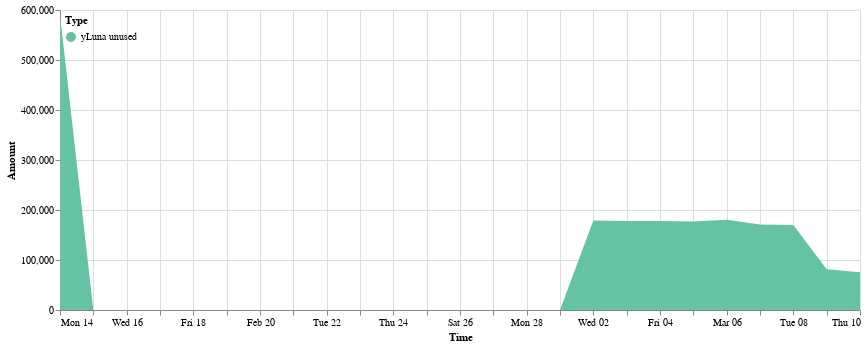

Notebook code cell kept with this figure:
### Code cell
cp.get_yluna_time_area_chart(dp.y_unused, 
               alt.Scale(scheme='set2'),
               min_date = dp.y_unused.Time.min(),
               max_date = dp.y_unused.Time.max(),
               top_padding = 10000
        ).properties(width=800).configure_view(strokeOpacity=0)

### Figure 1 — Vega-Lite specification as saved in the notebook (floating-point values rounded to 4 significant figures)
{"config": {"view": {"continuousWidth": 400, "continuousHeight": 300, "strokeOpacity": 0}}, "data": {"name": "data-d8100fd1980efe6a77b61198a05aea65"}, "mark": "area", "encoding": {"color": {"field": "Type", "legend": {"direction": "vertical", "legendY": 0, "orient": "none", "padding": 5}, "scale": {"scheme": "set2"}, "type": "nominal"}, "tooltip": [{"field": "Time", "format": "%Y-%m-%d", "type": "temporal"}, {"field": "Type", "type": "nominal"}, {"field": "Amount (millions)", "type": "nominal"}], "x": {"field": "Time", "scale": {"domain": ["2022-02-14", "2022-03-10"]}, "type": "temporal"}, "y": {"field": "Amount", "scale": {"domain": [0, 600900.0]}, "type": "quantitative"}}, "width": 800, "$schema": "https://vega.github.io/schema/vega-lite/v4.17.0.json", "datasets": {"data-d8100fd1980efe6a77b61198a05aea65": [{"Time": "2022-02-14", "Amount signed": 886900.0, "Amount": 590900.0, "Type": "yLuna unused", "Amount (millions)": "0.59M"}, {"Time": "2022-02-15", "Amount signed": 203500.0, "Amount": 0.0, "Type": "yLuna unused", "Amount (millions)": "0.0M"}, {"Time": "2022-02-16", "Amount signed": 34800.0, "Amount": 0.0, "Type": "yLuna unused", "Amount (millions)": "0.0M"}, {"Time": "2022-02-17", "Amount signed": 390200.0, "Amount": 0.0, "Type": "yLuna unused", "Amount (millions)": "0.0M"}, {"Time": "2022-02-18", "Amount signed": 18930.0, "Amount": 0.0, "Type": "yLuna unused", "Amount (millions)": "0.0M"}, {"Time": "2022-02-19", "Amount signed": 8557.0, "Amount": 0.0, "Type": "yLuna unused", "Amount (millions)": "0.0M"}, {"Time": "2022-02-20", "Amount signed": 4740.0, "Amount": 0.0, "Type": "yLuna unused", "Amount (millions)": "0.0M"}, {"Time": "2022-02-21", "Amount signed": -6418.0, "Amount": 0.0, "Type": "yLuna unused", "Amount (millions)": "0.0M"}, {"Time": "2022-02-22", "Amount signed": 1663.0, "Amount": 0.0, "Type": "yLuna unused", "Amount (millions)": "0.0M"}, {"Time": "2022-02-23", "Amount signed": 4500.0, "Amount": 0.0, "Type": "yLuna unused", "Amount (millions)": "0.0M"}, {"Time": "2022-02-24", "Amount signed": -342.0, "Amount": 0.0, "Type": "yLuna unused", "Amount (millions)": "0.0M"}, {"Time": "2022-02-25", "Amount signed": 4035.0, "Amount": 0.0, "Type": "yLuna unused", "Amount (millions)": "0.0M"}, {"Time": "2022-02-26", "Amount signed": 32360.0, "Amount": 0.0, "Type": "yLuna unused", "Amount (millions)": "0.0M"}, {"Time": "2022-02-27", "Amount signed": 478.2, "Amount": 0.0, "Type": "yLuna unused", "Amount (millions)": "0.0M"}, {"Time": "2022-02-28", "Amount signed": -1118.0, "Amount": 0.0, "Type": "yLuna unused", "Amount (millions)": "0.0M"}, {"Time": "2022-03-01", "Amount signed": -789.2, "Amount": 0.0, "Type": "yLuna unused", "Amount (millions)": "0.0M"}, {"Time": "2022-03-02", "Amount signed": 200900.0, "Amount": 179100.0, "Type": "yLuna unused", "Amount (millions)": "0.18M"}, {"Time": "2022-03-03", "Amount signed": 597.3, "Amount": 178300.0, "Type": "yLuna unused", "Amount (millions)": "0.18M"}, {"Time": "2022-03-04", "Amount signed": 2053.0, "Amount": 178400.0, "Type": "yLuna unused", "Amount (millions)": "0.18M"}, {"Time": "2022-03-05", "Amount signed": 7005.0, "Amount": 177300.0, "Type": "yLuna unused", "Amount (millions)": "0.18M"}, {"Time": "2022-03-06", "Amount signed": 33240.0, "Amount": 181000.0, "Type": "yLuna unused", "Amount (millions)": "0.18M"}, {"Time": "2022-03-07", "Amount signed": 263300.0, "Amount": 171200.0, "Type": "yLuna unused", "Amount (millions)": "0.17M"}, {"Time": "2022-03-08", "Amount signed": 96260.0, "Amount": 170200.0, "Type": "yLuna unused", "Amount (millions)": "0.17M"}, {"Time": "2022-03-09", "Amount signed": 167800.0, "Amount": 81740.0, "Type": "yLuna unused", "Amount (millions)": "0.08M"}, {"Time": "2022-03-10", "Amount signed": 395.7, "Amount": 75470.0, "Type": "yLuna unused", "Amount (millions)": "0.08M"}]}}
